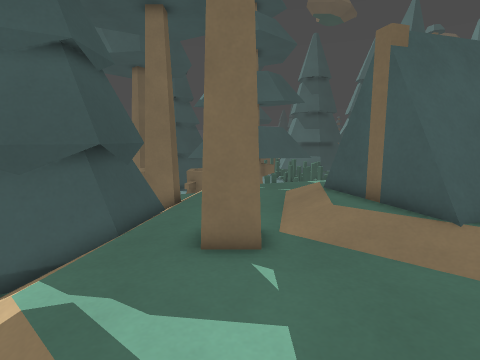
[1] (above)

24 first-person views from a walk through a 3-D level made in the Godot game engine. The camera is 1.3 m above the floor, tilts 8° down and sees 80° across. The floor is counted in squares, 0.45 m on a side. Each view is taken from the middle of a square. On the plan, view 1 faces up. The plan holds only what a view shows up to about 20 squares ahead; the rest is blank. The place goes on beyond the plan. Surface patterns are stand-ins for the level's own textures.

[2]
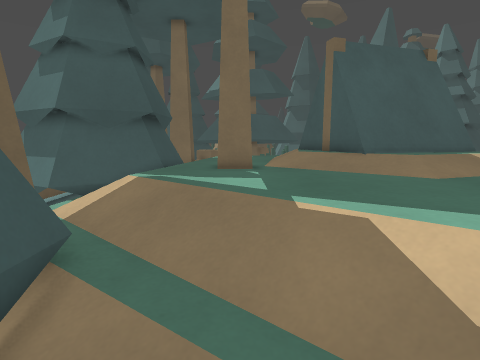

[3]
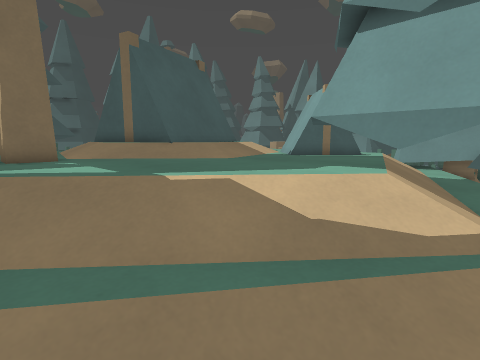

[4]
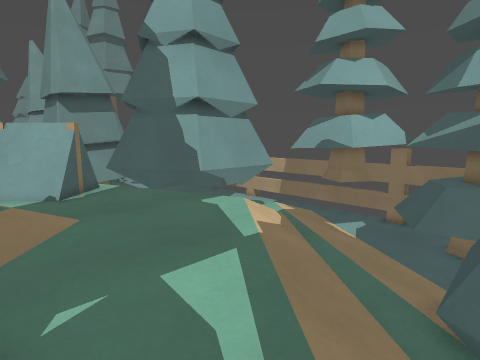

[5]
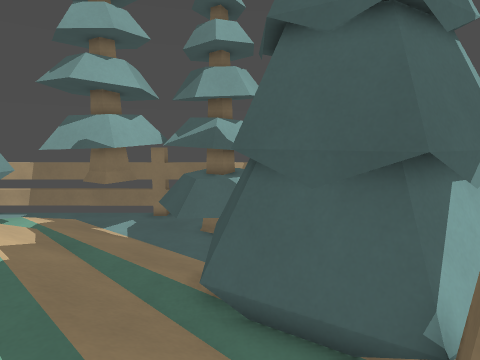

[6]
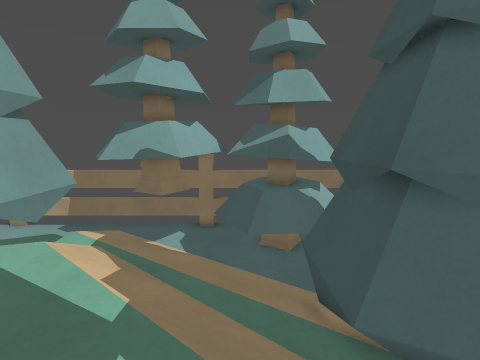

[7]
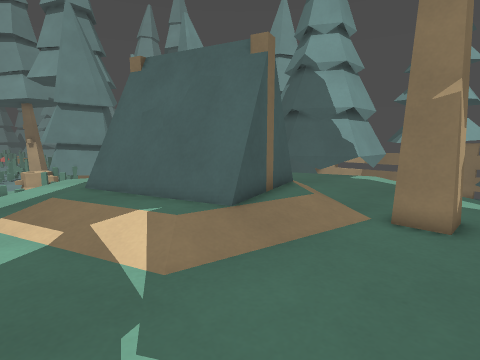

[8]
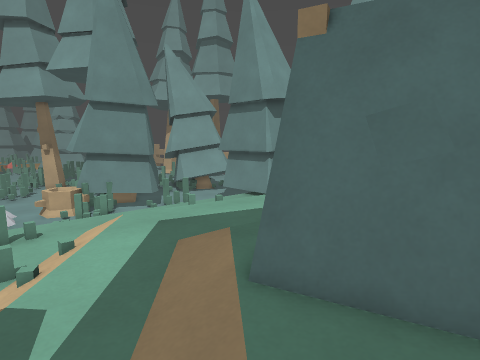

[9]
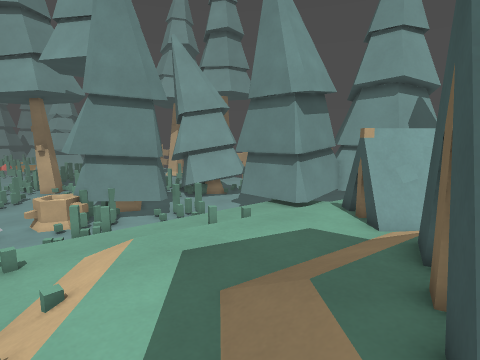

[10]
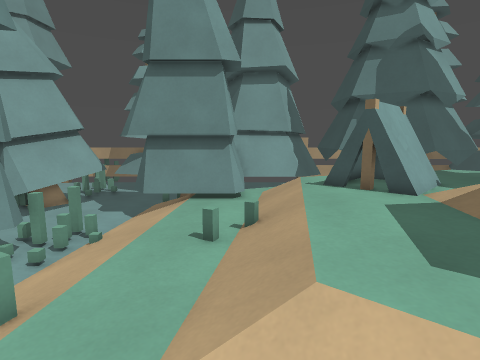

[11]
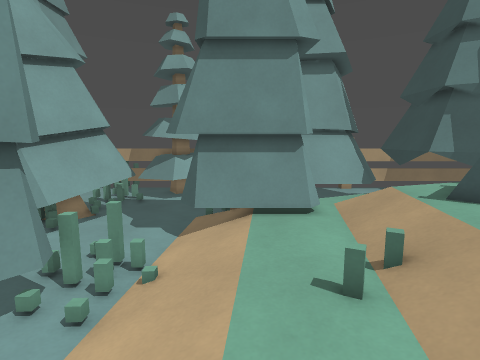

[12]
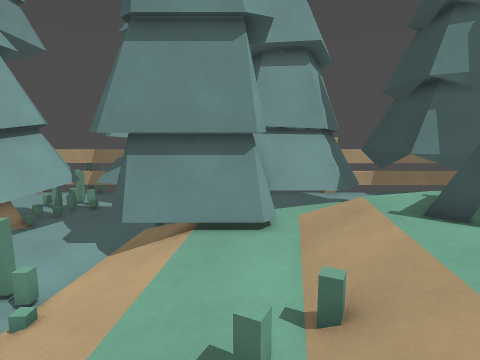

[13]
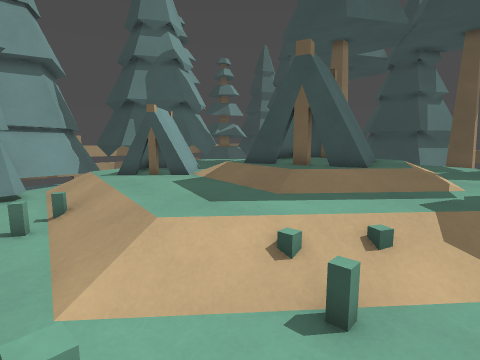

[14]
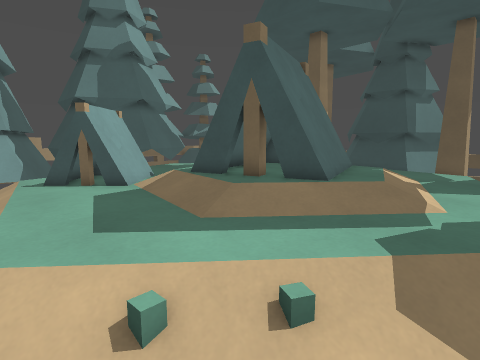

[15]
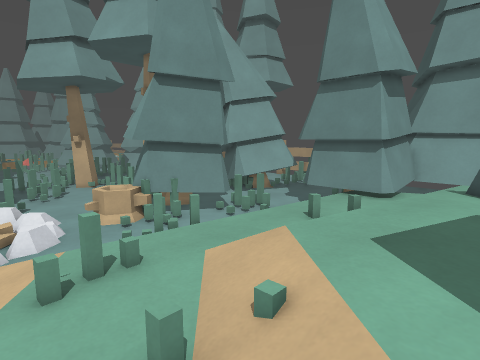

[16]
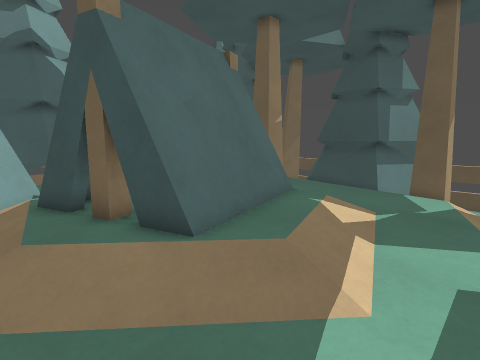

[17]
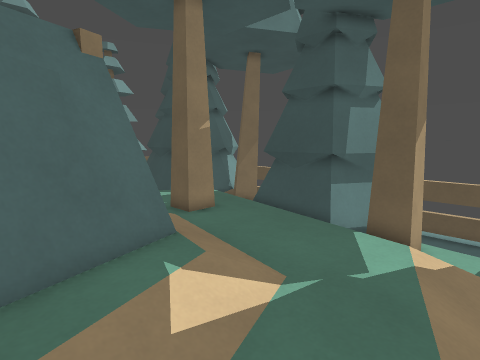

[18]
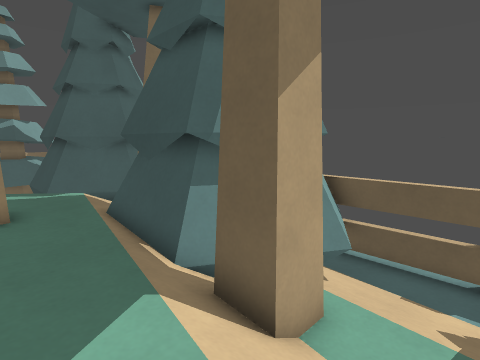

[19]
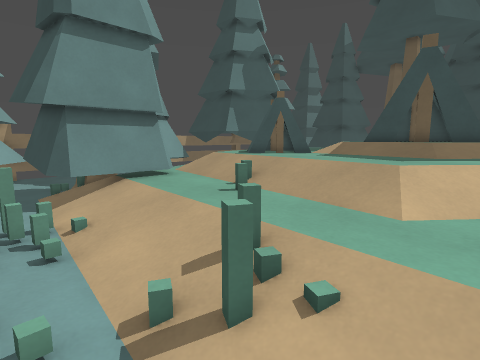

[20]
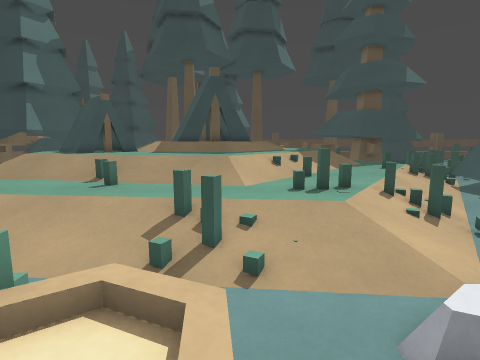

[21]
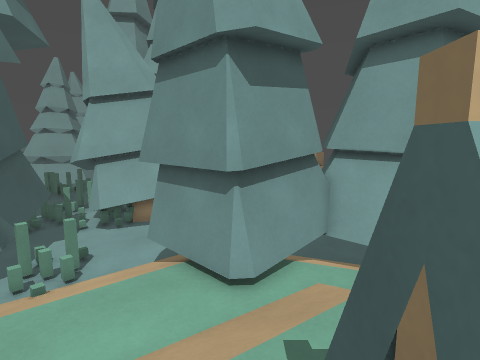

[22]
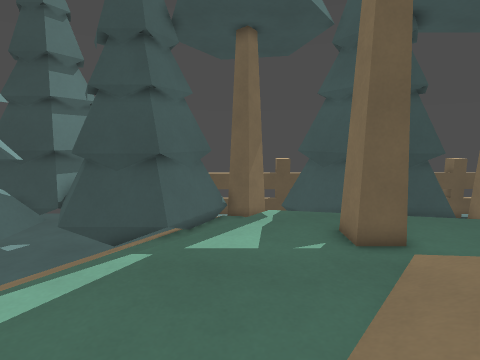

[23]
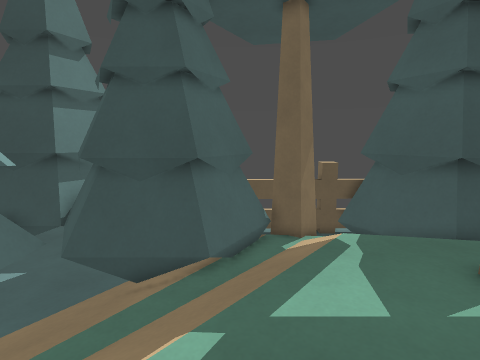

[24]
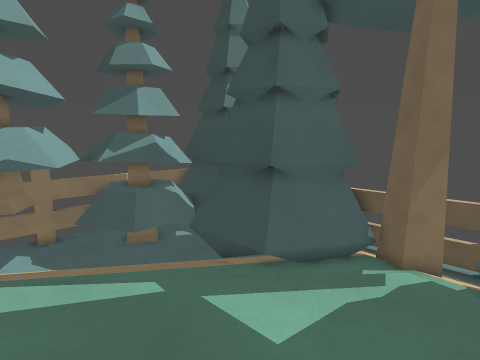

### Floor plan
Key: @ floor where view 1 was taken; # wall or solid block; x gap in a wall; . main floor; : floor 0.25 m higher than the main floor; - floor 0.25 m lower than the main floor; _ floor 0.5 m lower than the main floor; < floor 0.75 m lower than the main floor; ( floor 1 m lower than the main floor; / step, stairs or slope; = window, fence, low wall or low ledge; ^ raised ledge; T thing the floor can be seen under or through; O other object.
Columns run from 11 left of view 1 to 30 right of it. Each row starts with its distance up from view 1.
 17 #T( ^^_   ////  .... .///_______<<(((
 16 (T((//__////............//_______<<<(((((
 15 (T((/<_##/...............///___=__//(<<((
 14 (T(==__##.........::/.....//______//(((<(
 13 (TT###=##......:::::/......//_____//((((((
 12  TT  ###/.....:::#==x::.....//____//(((==(
 11       ##/.....:==#####:/...../____==((=__=
 10        #-.....:#######:.....//___=</((###
  9        #......:#######:.....//___</(((####
  8  ###  ##..==./:#####==:.....//___//(((# ##
  7 (^######..##...##==#:::...../_O__//((## ##
  6 ^^==#=//..##..../:::::......//___//((#  #
  5 (=(##_//......../::....=#.../____//((####
  4 (^(##_//..............=###.//____//(/(###
  3  ^  ##_//............=###=.//____//(=(((##
  2 (^ <==__//...........###=../_____//(((((((
  1 (^=####__//.......==#===.../_######(((((=#
  0  ######==_/@.....=#####=.///_##  ##((((=##
 -1       ##=__///..#### ###=//__#    #((((###
 -2       ##=<__///.##    ###____#    #(((####
 -3        #=//___//#      ####==#    #(((##=#
 -4       ##=///___/#        #####   ##(((####
 -5      ###(((///__#                  (((( ##
 -6      #=^===(//###                 ((((((/=
 -7      =####=(((##                  ((==((/=
 -8         ###=(##                   ==##=x=(
 -9          ##^(##                   #####=(

Where each view was taken, in squares from view 1:
view 1: 0 up, 0 right, facing up
view 2: 5 down, 0 right, facing up
view 3: 5 down, 2 left, facing up-right
view 4: 6 up, 4 left, facing down-right
view 5: 6 up, 4 left, facing down
view 6: 5 up, 1 left, facing down
view 7: 16 up, 2 left, facing down-right
view 8: 16 up, 6 right, facing down-right
view 9: 15 up, 9 right, facing down-right
view 10: 15 up, 18 right, facing down
view 11: 12 up, 21 right, facing down
view 12: 10 up, 19 right, facing down
view 13: 17 up, 20 right, facing down-left
view 14: 17 up, 17 right, facing down-left
view 15: 17 up, 13 right, facing down-right
view 16: 17 up, 12 right, facing down-left
view 17: 17 up, 7 right, facing down-left
view 18: 17 up, 0 right, facing down-left
view 19: 14 up, 26 right, facing down-left
view 20: 12 up, 30 right, facing left
view 21: 6 up, 13 right, facing down-right
view 22: 3 up, 8 right, facing left
view 23: 1 up, 5 right, facing left
view 24: 6 up, 4 right, facing down-left
